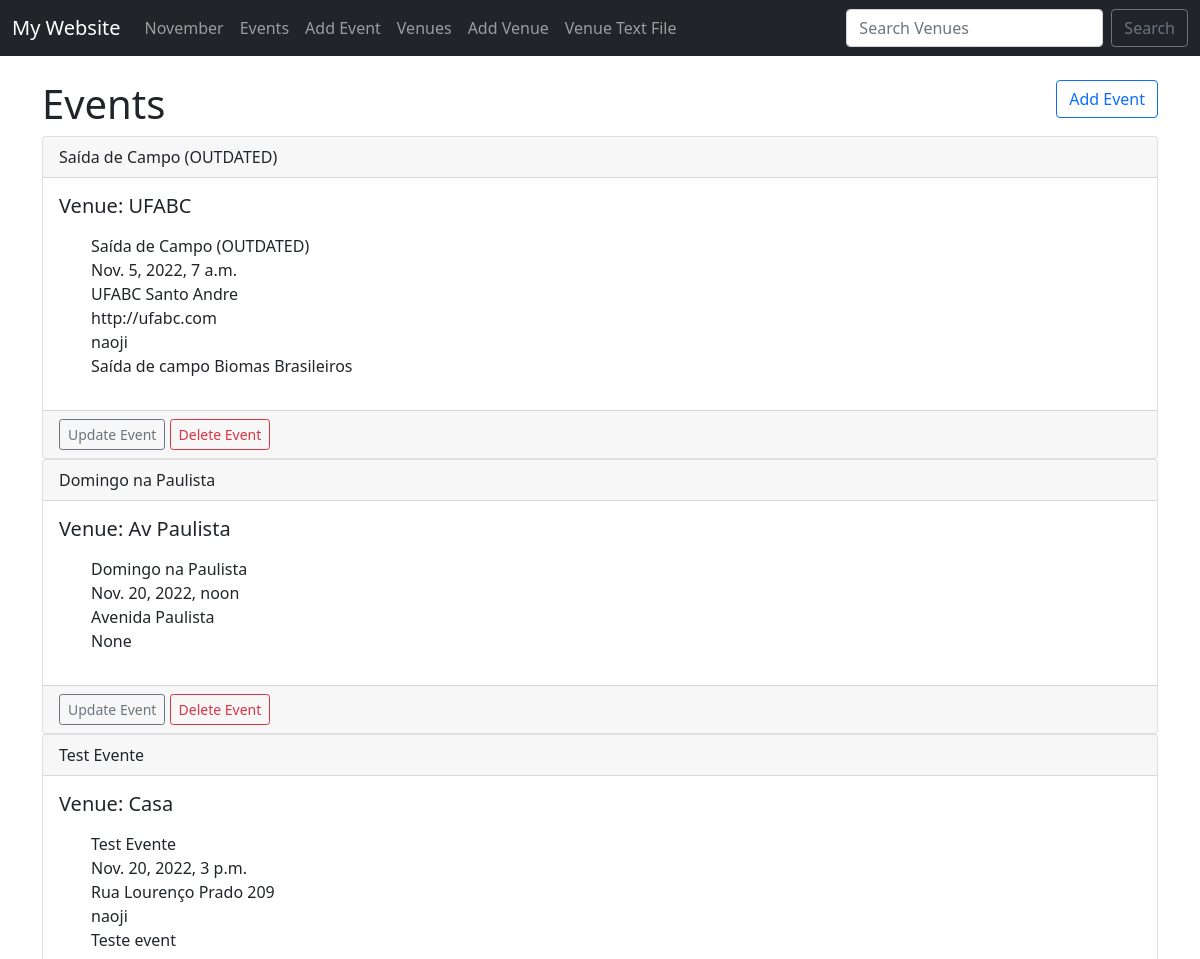
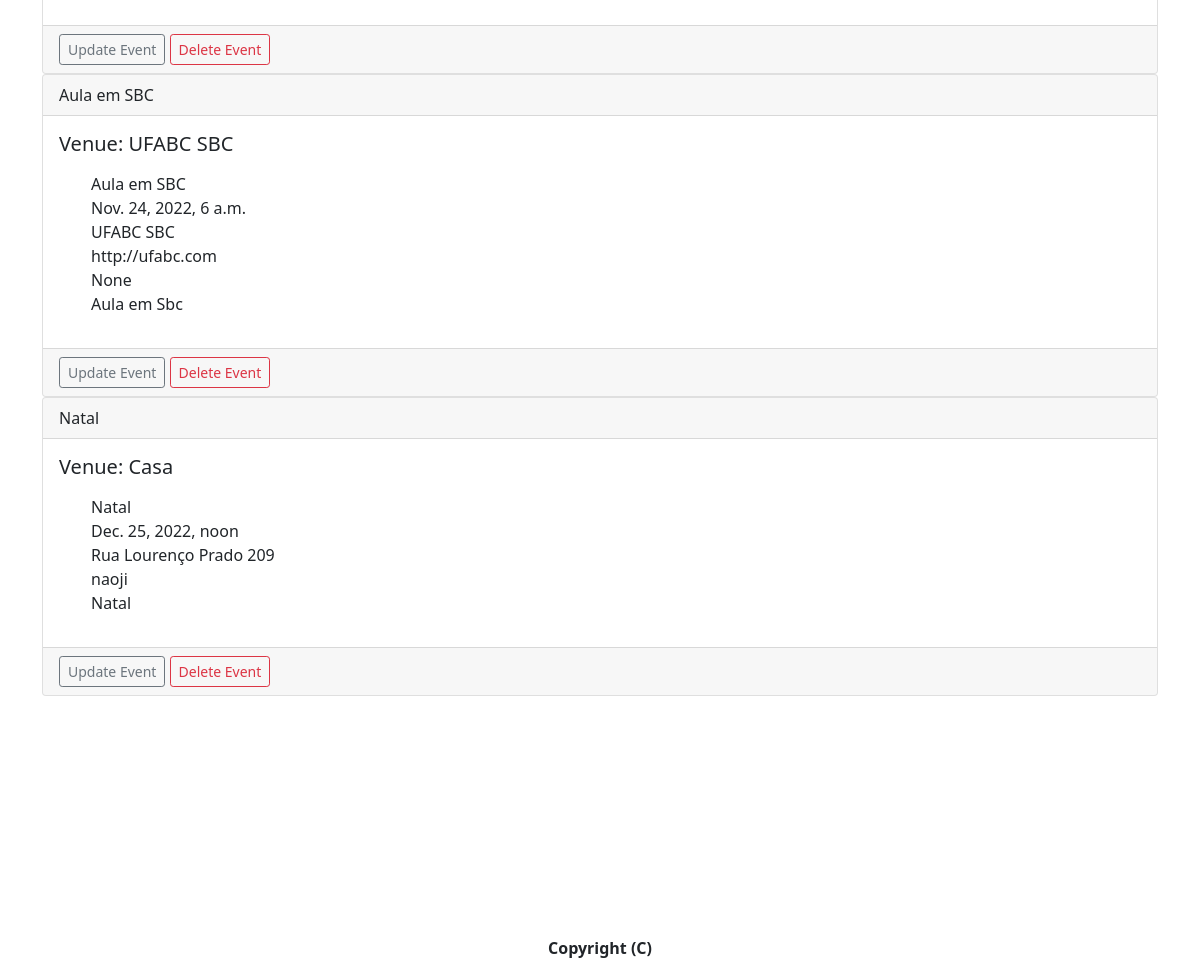
/events, run on an earlier commit of the app's database (2 pictures, top to bottom).
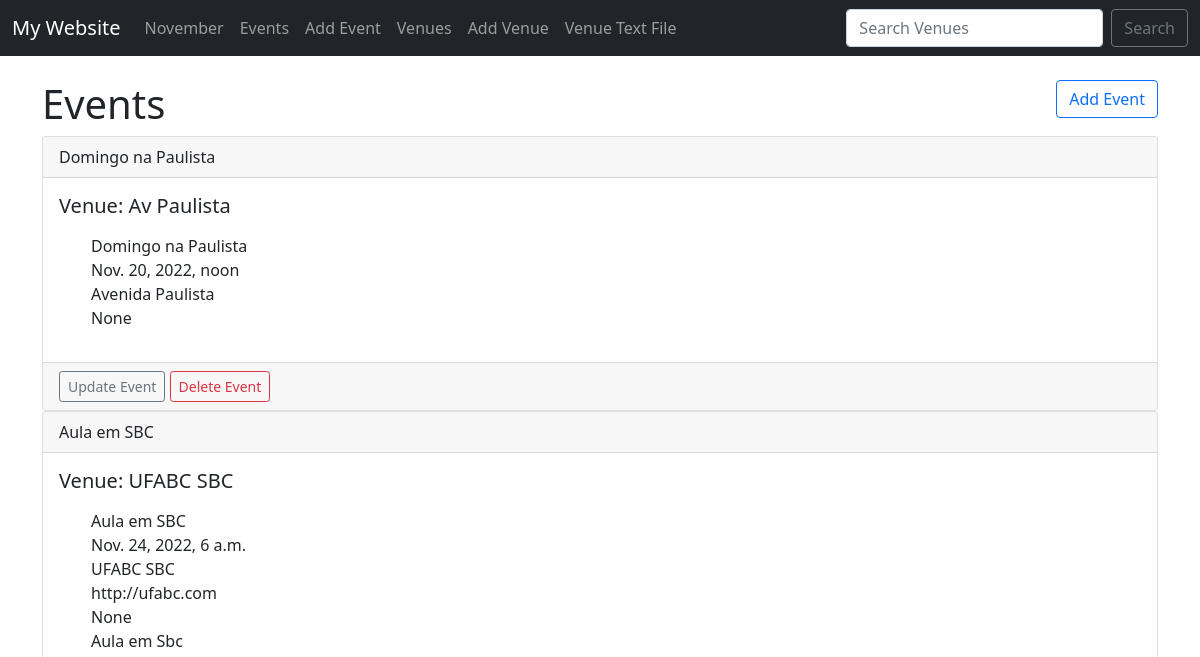
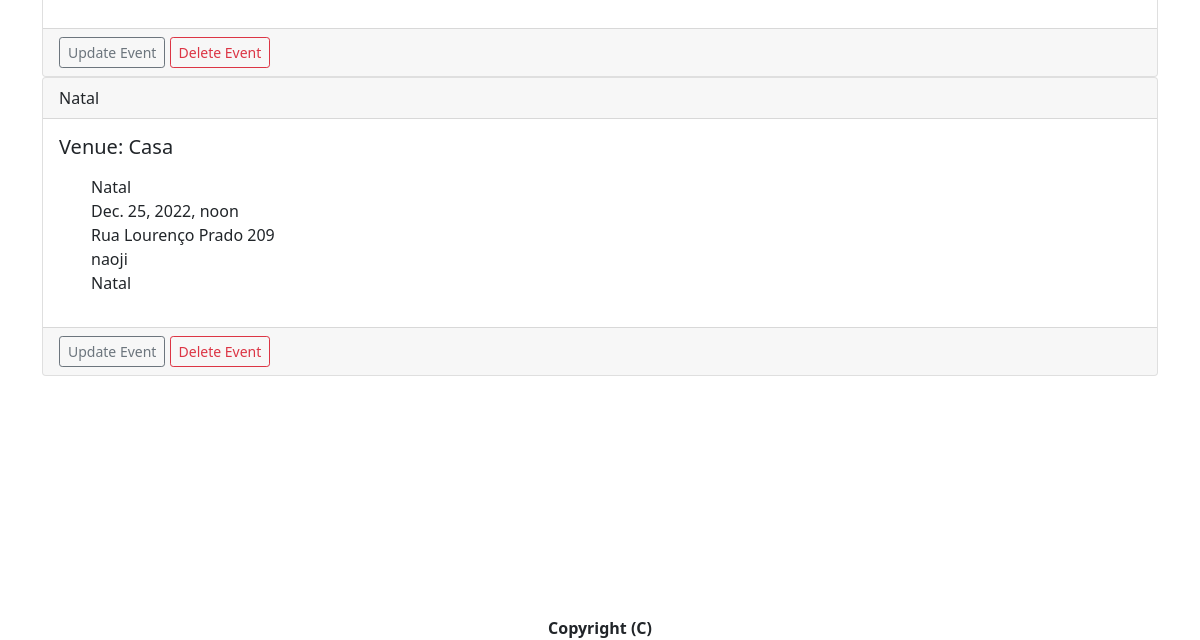
And on a later commit of the database (2 pictures, top to bottom).
### events/models.py (models this page shows)
class Event(models.Model):
	name = models.CharField('Event Name', max_length=120)
	event_date = models.DateTimeField('Event Date')
	venue = models.ForeignKey(Venue, blank=True, null=True, on_delete=models.CASCADE)
	manager = models.ForeignKey(User, blank=True, null=True, on_delete=models.SET_NULL)
	description = models.TextField(blank=True)
	attendees = models.ManyToManyField(WebsiteUser, blank=True)
	def __str__(self):
		return self.name

class Venue(models.Model):
	name = models.CharField('Venue Name', max_length=120)
	address = models.CharField(max_length=300)
	zip_code = models.CharField('Zip Code', max_length=12)
	phone = models.CharField('Contact Phone', max_length=25, blank=True)
	website = models.URLField('Website Address', blank=True)
	email_address = models.EmailField('Email Address', blank=True)
	def __str__(self):
		return self.name

### events/views.py (the view)
# urls.py: path('events', views.all_events, name="list-events"),
def all_events(request):
	event_list = Event.objects.all().order_by('event_date')
	return render(request, 'events/events_list.html', {'event_list': event_list})

### events/templates/events/events_list.html
{% extends 'events/base.html' %}
{% block content %}
<h1>Events
	<a href="{% url 'add-event' %}" type="button" class="btn btn-outline-primary" style="float: right;">
		Add Event
</a>
</h1>
{% for event in event_list %}
<div class="card">
  <div class="card-header">{{ event }}</div>
  <div class="card-body">
    <h5 class="card-title">Venue: {{ event.venue }}</h5>
    <p class="card-text">
    	<ul style="list-style: none">
		<li>{{ event.name }}</li>
		<li>{{ event.event_date }}</li>
		<li>{{ event.venue.address }}</li>
		<li>{{ event.venue.website }}</li>
		<li>{{ event.manager }}</li>
		<li>{{ event.description }}</li>
	</ul>
    </p>
  </div>
  <div class="card-footer text-muted">
    <a href="{% url 'update-event' event.id %}" class="btn btn-outline-secondary btn-sm">Update Event</a>
     <a href="{% url 'delete-event' event.id %}" class="btn btn-outline-danger btn-sm">Delete Event</a>
  </div>
</div>
{% endfor %}
<br><br><br><br><br><br><br><br><br><br>
<center>
	<strong>Copyright (C) {{ current_year }}</strong>
</center>
{% endblock %}

### events/templates/events/base.html (shortened to what this page needs)
<!doctype html>
<html lang="en">
  <head>
    <link href="https://cdn.jsdelivr.net/npm/bootstrap@5.1.3/dist/css/bootstrap.min.css" rel="stylesheet">
  </head>
  <body style="background-color: ">
  	{% include 'events/navbar.html' %}
    <br>
    <div class="container">
      {% block content %}
  	  {% endblock %}
    </div>
  </body>
</html>

### events/templates/events/navbar.html (shortened to what this page needs)
<nav class="navbar navbar-expand-lg navbar-dark bg-dark">
  <div class="container-fluid">
    <a class="navbar-brand" href="{% url 'home' %}">My Website</a>
    <div class="collapse navbar-collapse" id="navbarSupportedContent">
      <ul class="navbar-nav me-auto mb-2 mb-lg-0">
        <li class="nav-item">
          <a class="nav-link" href="{% url 'home' '2022' 'November' %}">
            November
          </a>
        </li>
        <li class="nav-item">
          <a class="nav-link" href="{% url 'list-events' %}">
            Events
          </a>
        </li>
        <li class="nav-item">
          <a class="nav-link" href="{% url 'add-event' %}">
            Add Event
          </a>
        </li>
        <li class="nav-item">
          <a class="nav-link" href="{% url 'list-venues' %}">
            Venues
          </a>
        </li>
        <li class="nav-item">
          <a class="nav-link" href="{% url 'add-venue' %}">
            Add Venue
          </a>
        </li>
        <li class="nav-item">
          <a class="nav-link" href="{% url 'venue-text' %}">
            Venue Text File
          </a>
        </li>
      </ul>
      <form class="d-flex" method=POST action="{% url 'search-venues' %}">
        <input class="form-control me-2" type="search" placeholder="Search Venues" name="searched" aria-label="Search">
        <button class="btn btn-outline-secondary" type="submit">
          Search
        </button>
      </form>
    </div>
  </div>
</nav>

What changed in the data, as far as the page shows it:
removed Event: name "Saída de Campo (OUTDATED)", venue "UFABC", event_date "Nov. 5, 2022, 7 a.m.", venue.address "UFABC Santo Andre", venue.website "http://ufabc.com", manager "naoji", description "Saída de campo Biomas Brasileiros"
removed Event: name "Test Evente", venue "Casa", event_date "Nov. 20, 2022, 3 p.m.", venue.address "Rua Lourenço Prado 209", manager "naoji", description "Teste event"
